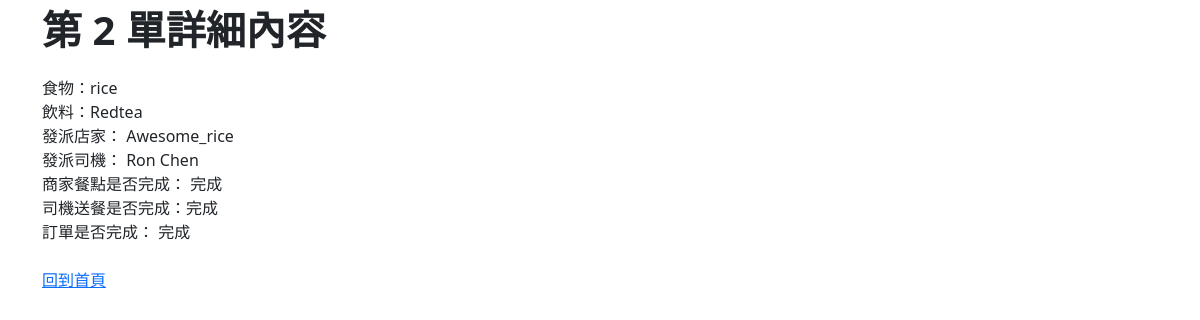
The app's page /ubereats/detail_order/2 with its own data.
### ubereats/models.py (models this page shows, shortened)
class Order(models.Model):
    is_completed = models.BooleanField(default=False)
    store = models.ForeignKey(Store, on_delete=models.CASCADE, null=True)
    driver = models.ForeignKey(Driver, on_delete=models.CASCADE, null=True)
    food = models.CharField('食物', max_length=30, blank=True, default='')
    drink = models.CharField('飲料', max_length=30, blank=True, default='')
    created_dt = models.DateTimeField(auto_now_add=True)
    is_store_completed = models.BooleanField(default=False)
    is_driver_completed = models.BooleanField(default=False)
    class Meta:
        db_table = 'tb_order'

class Store(models.Model):
    name = models.CharField('店家', max_length=30, blank=True, default='')
    def __str__(self):
        return self.name
    class Meta:
        db_table = 'tb_store'

class Driver(models.Model):
    name = models.CharField('司機', max_length=30, blank=True, default='')
    def __str__(self):
        return self.name
    class Meta:
        db_table = 'tb_driver'

### ubereats/views.py (the view)
# urls.py: path('detail_order/<int:pk>', views.detail_order, name="Detail_Order"),
def detail_order(request, pk):
    try:
        order = Order.objects.get(id=pk)
    except Order.DoesNotExist:
        raise Http404("No OrderModel matches the given query.")
    context = {
        "order": order
    }
    return render(request, 'detail_order.html', context)

### ubereats/templates/detail_order.html (shortened to what this page needs)
{% extends 'base.html' %}
{% block content %}
<p class="fs-1 fw-bold"> 第 {{ order.id }} 單詳細內容</p>
    <div>
        食物：{{ order.food }}</br>
        飲料：{{ order.drink }}</br>
        發派店家：{% if order.store %} <td>{{ order.store }}</td> {% else %} <td>未發派商家</td>{% endif %} </br>
        發派司機：{% if order.driver %} <td>{{ order.driver }}</td> {% else %} <td>未發派司機</td> {% endif %} </br>
        商家餐點是否完成：{% if order.is_store_completed %} <td>完成</td> {% else %} <td>未完成</td> {% endif %} </br>
        司機送餐是否完成：{% if order.is_driver_completed %}<td>完成</td> {% else %} <td>未完成</td> {% endif %} </br>
        訂單是否完成：{% if order.is_store_completed %} <td>完成</td> {% else %} <td>未完成</td> {% endif %} </br>
    </div>
    <a href="{% url "Index" %}">回到首頁</a>
{% endblock %}

### records on screen
Order: id "2", food "rice", drink "Redtea", store "Awesome_rice", driver "Ron Chen"
